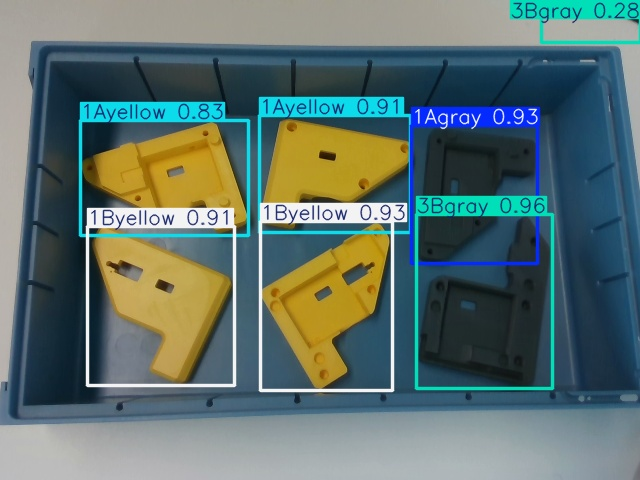
#> input picture results/0.jpg, 640 x 480 px, given in place of 0.png, which was not available
$ python cutBlue.py
#> lines starting #> are read from the running program, lines starting #| are printed output that depends on the picture; after the words box and inside, x2 and y2 are one past the last pixel; in counts of white or black regions, pixels touching at a corner belong together; pictures that were not available may be replaced by others from this repository, and a replacement may not be noted
import cv2
import numpy as np
import matplotlib.pyplot as plt

# --- Load and convert image ---
image_bgr = cv2.imread("/home/simon/Documents/MVSR Lab/mvsr/data/rgb/0.png")
#> image_bgr is the input picture: shape (480, 640, 3); mean B, G, R 110.1, 113.6, 93.8
image_rgb = cv2.cvtColor(image_bgr, cv2.COLOR_BGR2RGB)
image_lab = cv2.cvtColor(image_bgr, cv2.COLOR_BGR2LAB)
#> image_lab: shape (480, 640, 3); mean of channels 0, 1, 2 117.6, 124.1, 127.3

# --- Gray object thresholds (LAB) ---
# Gray has: low color variation (A ≈ 128, B ≈ 128), mid brightness (L)
lower_gray_lab = np.array([30, 120, 120])
upper_gray_lab = np.array([220, 135, 135])
gray_mask_lab = cv2.inRange(image_lab, lower_gray_lab, upper_gray_lab)
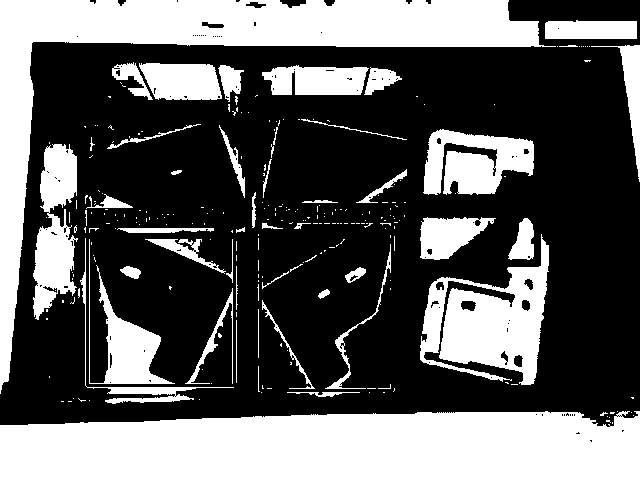
#> gray_mask_lab: shape (480, 640); 37.2% white; 261 white regions (212 under 20 px), largest, box (x1, y1, x2, y2) and area: (0, 411, 640, 480) 40258, (0, 0, 556, 394) 31264, (420, 234, 549, 385) 9798

# --- Blue background thresholds (LAB) ---
# Blue: strong in negative B channel (below 128)
lower_blue_lab = np.array([0, 0, 0])
upper_blue_lab = np.array([255, 255, 110])
blue_mask_lab = cv2.inRange(image_lab, lower_blue_lab, upper_blue_lab)
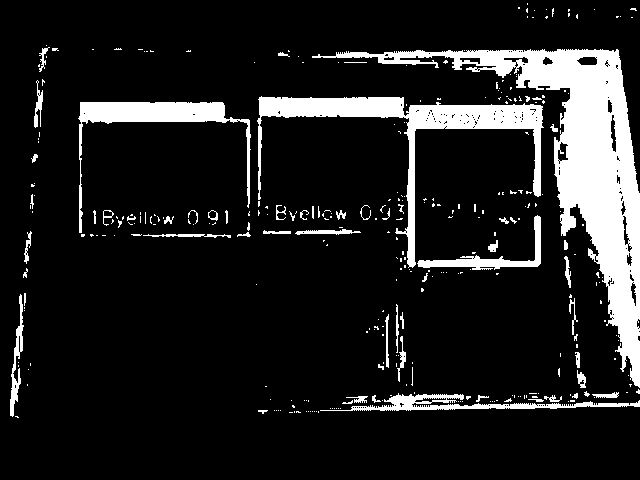
#> blue_mask_lab: shape (480, 640); 12.7% white; 325 white regions (265 under 20 px), largest, box (x1, y1, x2, y2) and area: (312, 49, 640, 388) 19984, (257, 96, 544, 268) 7705, (78, 102, 251, 233) 3482

# --- Subtract blue mask from gray mask ---
gray_cleaned_mask = cv2.bitwise_and(gray_mask_lab, cv2.bitwise_not(blue_mask_lab))

# --- Apply mask to original RGB image ---
segmented_cleaned = cv2.bitwise_and(image_rgb, image_rgb, mask=gray_cleaned_mask)
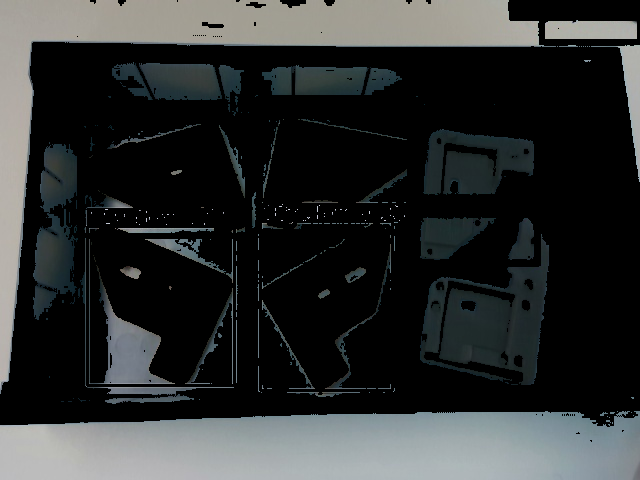
#> segmented_cleaned: shape (480, 640, 3); mean R, G, B 45.5, 48, 48

# --- Display results ---
plt.figure(figsize=(15, 6))

plt.subplot(1, 3, 1)
plt.title("Original Image")
plt.imshow(image_rgb)
plt.axis('off')

plt.subplot(1, 3, 2)
plt.title("Gray Mask w/o Blue Box")
plt.imshow(gray_cleaned_mask, cmap='gray')
plt.axis('off')

plt.subplot(1, 3, 3)
plt.title("Segmented Gray Objects")
plt.imshow(segmented_cleaned)
plt.axis('off')

plt.tight_layout()
plt.show()
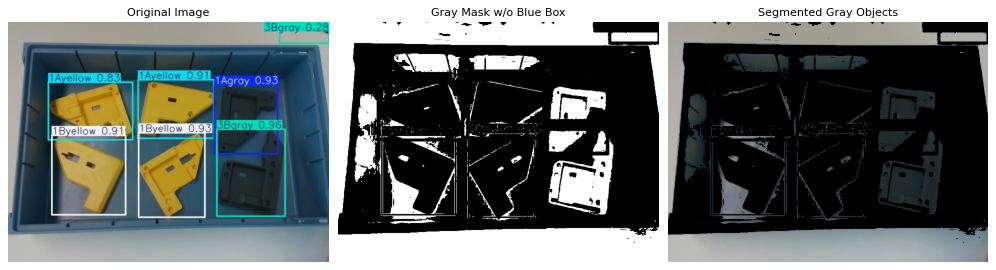
#> figure drawn by matplotlib, 3 panels

$ run again, with results/1.jpg copied over results/0.jpg
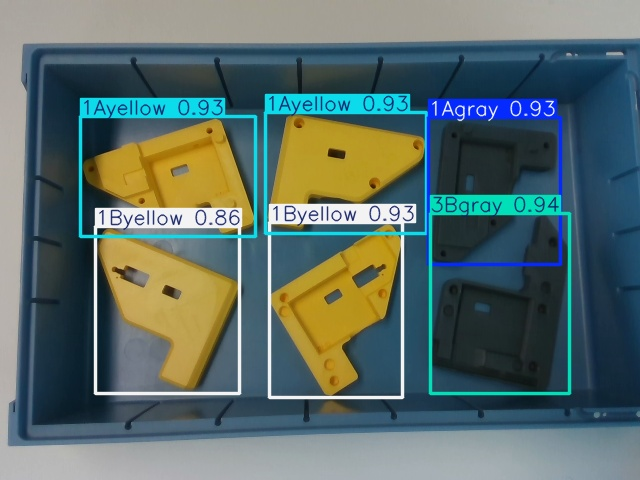
#> input picture results/1.jpg, 640 x 480 px, given in place of 0.png, which was not available
#> image_bgr is the input picture: shape (480, 640, 3); mean B, G, R 104.9, 108.5, 90.7
#> image_lab: shape (480, 640, 3); mean of channels 0, 1, 2 112.6, 124.7, 127.5
#> `gray_mask_lab = cv2.inRange(image_lab, lower_gray_lab, upper_gray_lab)`:
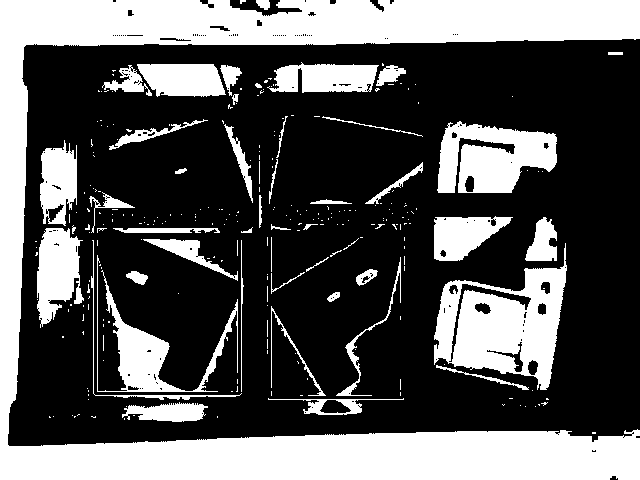
#> gray_mask_lab: shape (480, 640); 34.5% white; 273 white regions (224 under 20 px), largest, box (x1, y1, x2, y2) and area: (0, 0, 640, 480) 62881, (434, 243, 567, 390) 9874, (437, 121, 557, 193) 5880
#> blue_mask_lab: shape (480, 640); 12% white; 267 white regions (206 under 20 px), largest, box (x1, y1, x2, y2) and area: (384, 41, 640, 358) 16167, (263, 93, 572, 267) 8423, (77, 98, 251, 239) 3316
#> `plt.show()`:
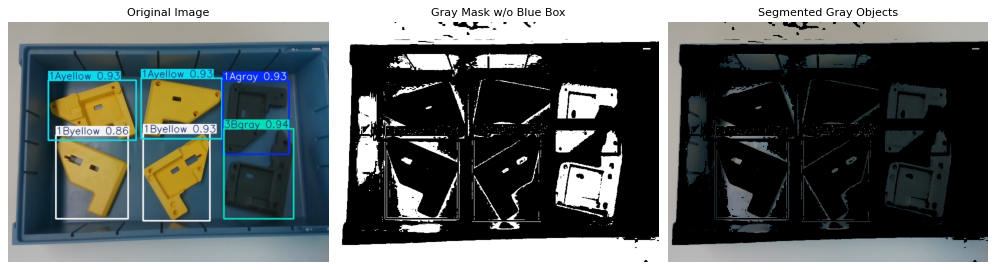
#> figure drawn by matplotlib, 3 panels

$ run again, with results/2.jpg copied over results/0.jpg
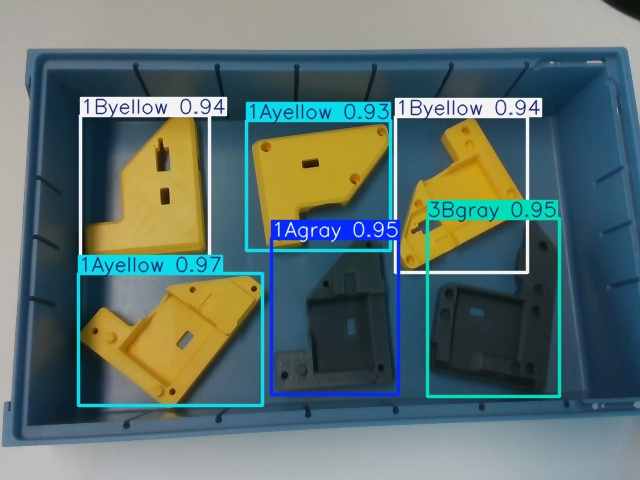
#> input picture results/2.jpg, 640 x 480 px, given in place of 0.png, which was not available
#> image_bgr is the input picture: shape (480, 640, 3); mean B, G, R 110.1, 112.5, 93.4
#> image_lab: shape (480, 640, 3); mean of channels 0, 1, 2 116.6, 124.4, 126.8
#> `gray_mask_lab = cv2.inRange(image_lab, lower_gray_lab, upper_gray_lab)`:
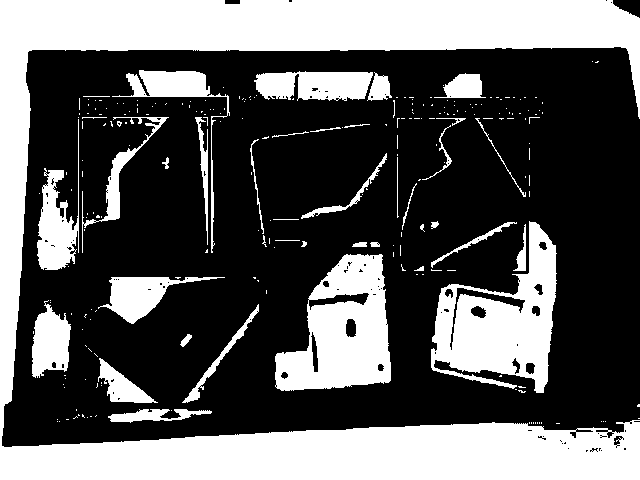
#> gray_mask_lab: shape (480, 640); 36.3% white; 245 white regions (204 under 20 px), largest, box (x1, y1, x2, y2) and area: (0, 0, 640, 480) 70186, (431, 221, 557, 393) 10869, (275, 254, 391, 391) 9940
#> blue_mask_lab: shape (480, 640); 14.1% white; 337 white regions (284 under 20 px), largest, box (x1, y1, x2, y2) and area: (238, 50, 640, 390) 19687, (243, 101, 423, 400) 11344, (286, 397, 640, 428) 3743
#> `plt.show()`:
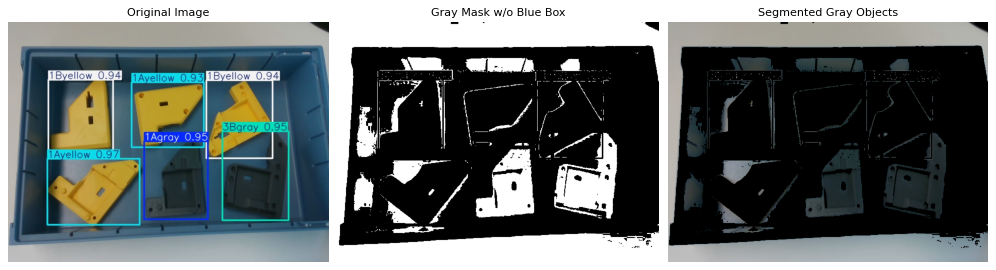
#> figure drawn by matplotlib, 3 panels

$ run again, with results/3.jpg copied over results/0.jpg
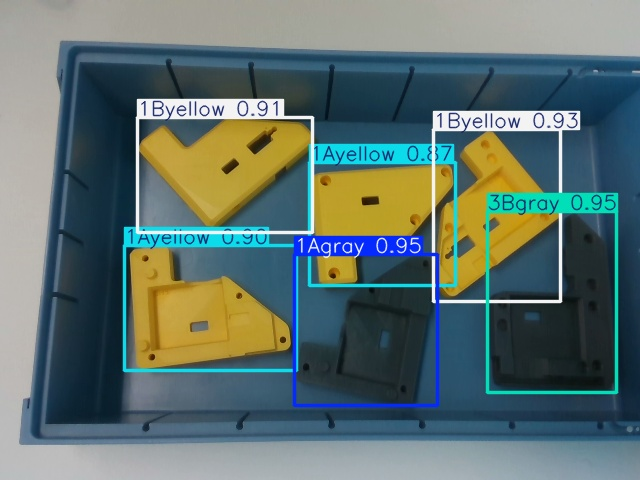
#> input picture results/3.jpg, 640 x 480 px, given in place of 0.png, which was not available
#> image_bgr is the input picture: shape (480, 640, 3); mean B, G, R 109.6, 113, 94.7
#> image_lab: shape (480, 640, 3); mean of channels 0, 1, 2 117, 124.5, 127.3
#> `gray_mask_lab = cv2.inRange(image_lab, lower_gray_lab, upper_gray_lab)`:
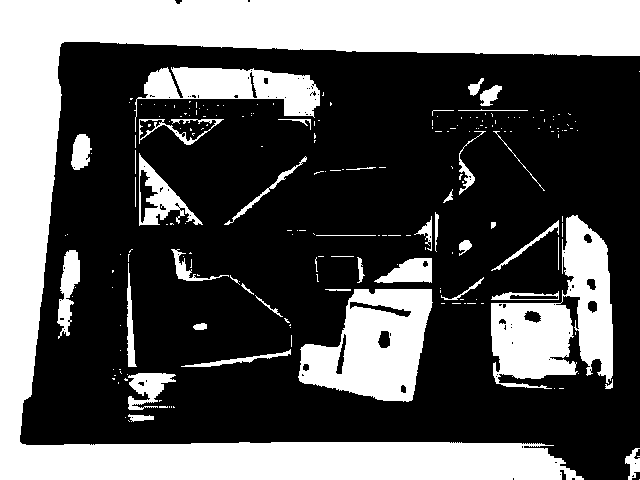
#> gray_mask_lab: shape (480, 640); 34.9% white; 211 white regions (167 under 20 px), largest, box (x1, y1, x2, y2) and area: (0, 0, 640, 480) 70627, (491, 215, 613, 389) 10903, (298, 289, 433, 402) 9595
#> blue_mask_lab: shape (480, 640); 13.2% white; 298 white regions (237 under 20 px), largest, box (x1, y1, x2, y2) and area: (122, 224, 502, 416) 13012, (256, 54, 640, 224) 12784, (288, 418, 640, 442) 4930
#> `plt.show()`:
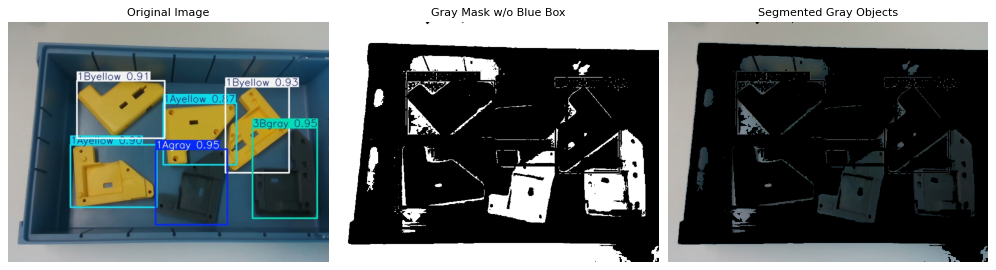
#> figure drawn by matplotlib, 3 panels
